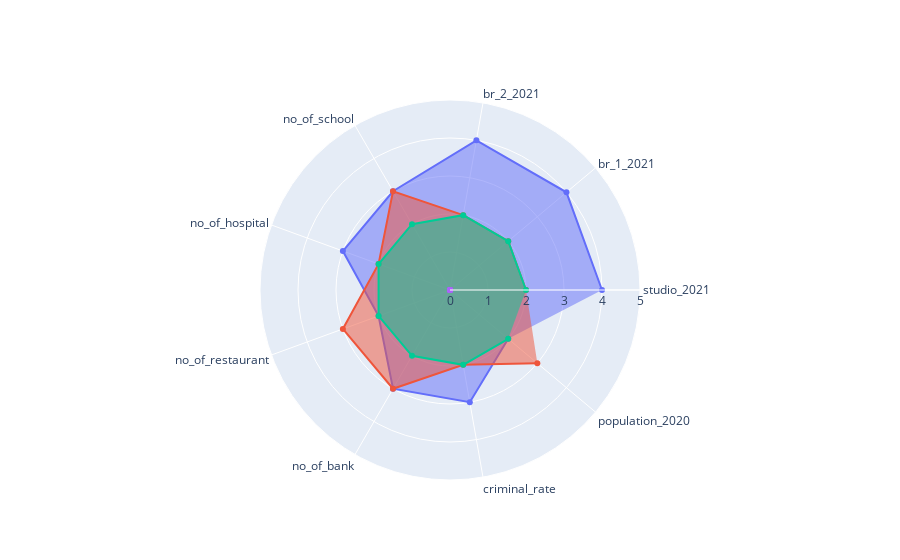

Source (notebook cell):
### Code cell
#categories = ['latitude', 'longitude', 'studio_2021', 'br_1_2021', 'br_2_2021', 'no_of_school', 'no_of_hospital', 'no_of_restaurant', 'no_of_bank', 'criminal_rate', 'population_2020']
categories = ['studio_2021', 'br_1_2021', 'br_2_2021', 'no_of_school', 'no_of_hospital', 'no_of_restaurant', 'no_of_bank', 'criminal_rate', 'population_2020']

fig = go.Figure()
    
for i in set(df_kmean['cluster']):
    r = []
    #r.append(get_radar_value_by_std(df_hierarchical[df_hierarchical['cluster'] == i]['latitude'].mean(), df_neighborhood['latitude'].mean()))
    #r.append(get_radar_value_by_std(df_hierarchical[df_hierarchical['cluster'] == i]['longitude'].mean(), df_neighborhood['longitude'].mean()))
    r.append(get_radar_value_by_std(df_hierarchical[df_hierarchical['cluster'] == i]['studio_2021'].mean(), df_neighborhood['studio_2021'].mean()))
    r.append(get_radar_value_by_std(df_hierarchical[df_hierarchical['cluster'] == i]['br_1_2021'].mean(), df_neighborhood['br_1_2021'].mean()))
    r.append(get_radar_value_by_std(df_hierarchical[df_hierarchical['cluster'] == i]['br_2_2021'].mean(), df_neighborhood['br_2_2021'].mean()))
    r.append(get_radar_value_by_std(df_hierarchical[df_hierarchical['cluster'] == i]['no_of_school'].mean(), df_neighborhood['no_of_school'].mean()))
    r.append(get_radar_value_by_std(df_hierarchical[df_hierarchical['cluster'] == i]['no_of_hospital'].mean(), df_neighborhood['no_of_hospital'].mean()))
    r.append(get_radar_value_by_std(df_hierarchical[df_hierarchical['cluster'] == i]['no_of_restaurant'].mean(), df_neighborhood['no_of_restaurant'].mean()))
    r.append(get_radar_value_by_std(df_hierarchical[df_hierarchical['cluster'] == i]['no_of_bank'].mean(), df_neighborhood['no_of_bank'].mean()))
    r.append(get_radar_value_by_std(df_hierarchical[df_hierarchical['cluster'] == i]['criminal_rate'].mean(), df_neighborhood['criminal_rate'].mean()))
    r.append(get_radar_value_by_std(df_hierarchical[df_hierarchical['cluster'] == i]['population_2020'].mean(), df_neighborhood['population_2020'].mean()))

    
    fig.add_trace(go.Scatterpolar(
          r=r,
          theta=categories,
          fill='toself',
          name='Cluster'+str(i)
    ))

fig.update_layout(
  polar=dict(
    radialaxis=dict(
      visible=True,
      range=[0, 5]
    )),
  showlegend=False
)

fig.show()

### Figure 1 — Plotly figure (JSON) as saved in the notebook; plotly's stock layout.template omitted (floating-point values rounded to 4 significant figures)
{"data": [{"fill": "toself", "name": "Cluster0", "r": [4, 4, 4, 3, 3, 2, 3, 3, 2], "theta": ["studio_2021", "br_1_2021", "br_2_2021", "no_of_school", "no_of_hospital", "no_of_restaurant", "no_of_bank", "criminal_rate", "population_2020"], "type": "scatterpolar"}, {"fill": "toself", "name": "Cluster1", "r": [2, 2, 2, 3, 2, 3, 3, 2, 3], "theta": ["studio_2021", "br_1_2021", "br_2_2021", "no_of_school", "no_of_hospital", "no_of_restaurant", "no_of_bank", "criminal_rate", "population_2020"], "type": "scatterpolar"}, {"fill": "toself", "name": "Cluster2", "r": [2, 2, 2, 2, 2, 2, 2, 2, 2], "theta": ["studio_2021", "br_1_2021", "br_2_2021", "no_of_school", "no_of_hospital", "no_of_restaurant", "no_of_bank", "criminal_rate", "population_2020"], "type": "scatterpolar"}, {"fill": "toself", "name": "Cluster3", "r": [0, 0, 0, 0, 0, 0, 0, 0, 0], "theta": ["studio_2021", "br_1_2021", "br_2_2021", "no_of_school", "no_of_hospital", "no_of_restaurant", "no_of_bank", "criminal_rate", "population_2020"], "type": "scatterpolar"}], "layout": {"autosize": true, "polar": {"angularaxis": {"type": "category"}, "radialaxis": {"autorange": false, "range": [0, 5], "type": "linear", "visible": true}}, "showlegend": false}}
